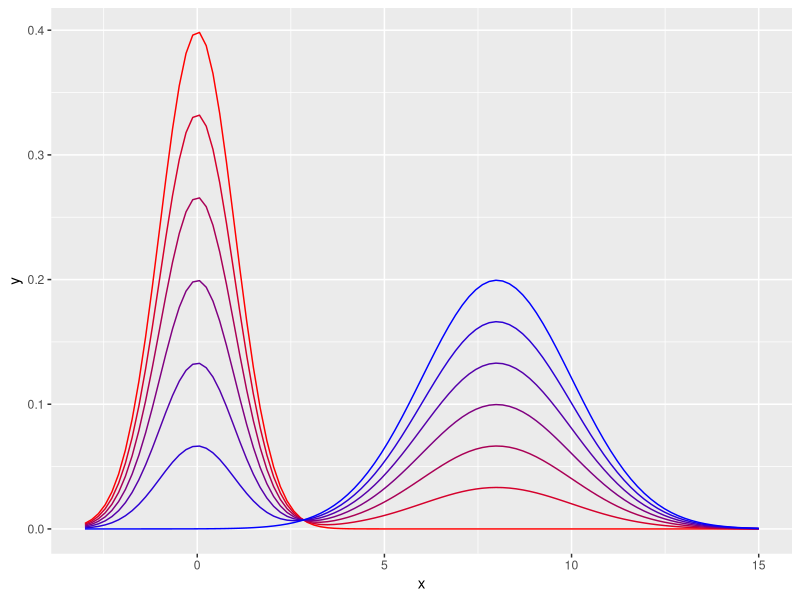

This chart was generated by the following R code:
## ---- chunk 1
knitr::opts_chunk$set(echo = FALSE)
library(ggplot2)
## ---- chunk 2
dat <- data.frame(x = seq(-3,15,0.05))
prop.fun <- function(x) dnorm(x, 0, 1)
targ.fun <- function(x) dnorm(x, 8, 2)
fun1 <- function(x) 1/6*targ.fun(x) + 5/6*prop.fun(x)
fun2 <- function(x) 2/6*targ.fun(x) + 4/6*prop.fun(x)
fun3 <- function(x) 3/6*targ.fun(x) + 3/6*prop.fun(x)
fun4 <- function(x) 4/6*targ.fun(x) + 2/6*prop.fun(x)
fun5 <- function(x) 5/6*targ.fun(x) + 1/6*prop.fun(x)
ggplot(dat, aes(x = x)) + 
  stat_function(fun = prop.fun, color = rgb(1,0,0)) +
  stat_function(fun = fun1, color = rgb(5/6*1,0,1/6*1)) +
  stat_function(fun = fun2, color = rgb(4/6*1,0,2/6*1)) +
  stat_function(fun = fun3, color = rgb(3/6*1,0,3/6*1)) +
  stat_function(fun = fun4, color = rgb(2/6*1,0,4/6*1)) +
  stat_function(fun = fun5, color = rgb(1/6*1,0,5/6*1)) +
  stat_function(fun = targ.fun, color = rgb(0,0,1))
  
anealled_transition = function(x,funct){
  for(i in 1:5){
    xnew = x+runif(0,1)
    if(runif(0,1) < funct(xnew)/funct(x)){
      x = xnew
    }
  }
  x
}


n = 10 #number of samples
samples = rep(0,n)
weights = rep(0,n)

n_inter = 50  # num of intermediate dists
anealled_sampling = function(n,n_itter){
  for(i in 1:n){
    x = rnorm(0,1)
    w=1
    
    prop.fun = function(x,mu) dnorm(x, mu, 1)
    for(j in 1:n_itter){
      x = anealled_transition(x,prop.fun)
    }
    samples[i] = x
    weights[i] = w
  }
}
